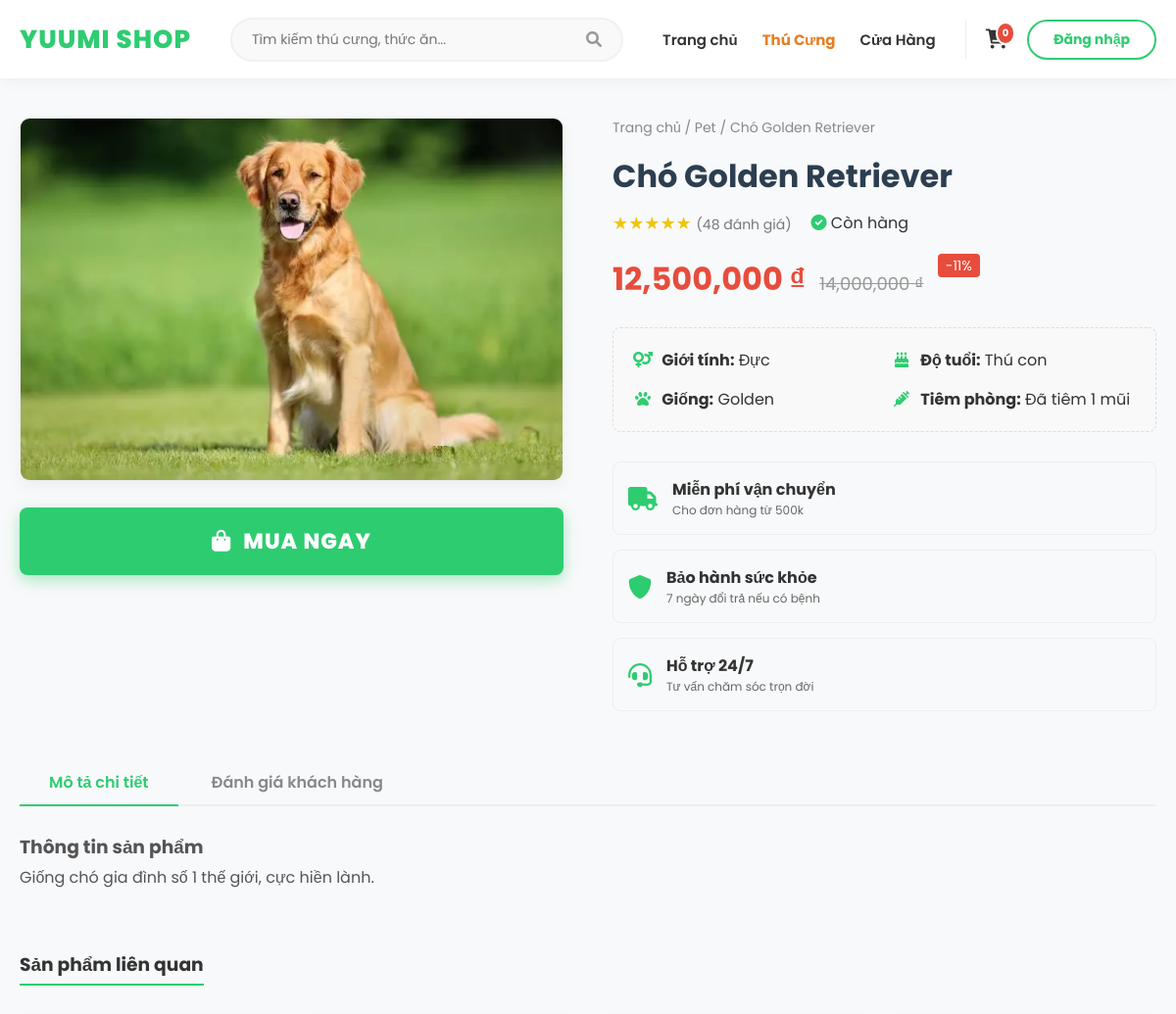
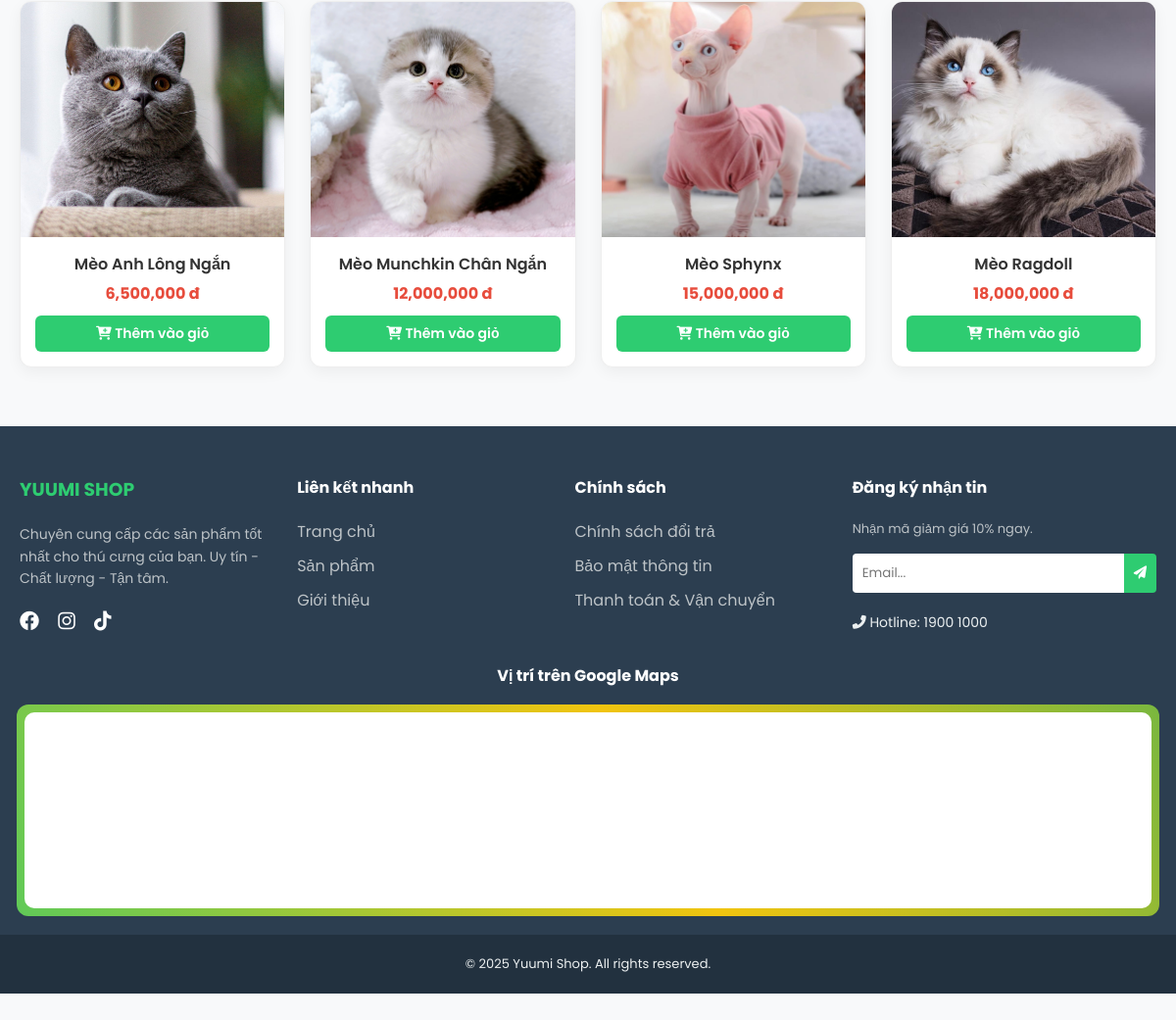
The page /product_detail.php?id=171 on the database its author committed (2 pictures, top to bottom).
### tables this page shows
CREATE TABLE IF NOT EXISTS products (
    id INT AUTO_INCREMENT PRIMARY KEY,
    name VARCHAR(255) NOT NULL,
    species ENUM('dog', 'cat', 'all') NOT NULL, 
    category ENUM('food', 'accessory', 'health', 'toy', 'cage', 'pet') NOT NULL, 
    sub_category VARCHAR(50), 
    brand VARCHAR(50), 
    age_group ENUM('baby', 'adult', 'senior', 'all') DEFAULT 'all',
    gender ENUM('male', 'female', 'unisex') DEFAULT 'unisex',
    price DECIMAL(15, 0) NOT NULL,
    old_price DECIMAL(15, 0) DEFAULT 0,
    image VARCHAR(255),
    rating FLOAT DEFAULT 5,
    description TEXT,
    sold_count INT DEFAULT 0,
    is_new BOOLEAN DEFAULT 1,
    created_at TIMESTAMP DEFAULT CURRENT_TIMESTAMP
);

### src/product_detail.php (the view, shortened to what this page needs)
<?php
require_once 'includes/db.php';
$id = $_GET['id'] ?? 0;
$stmt = $conn->prepare("SELECT * FROM products WHERE id = ?");
$stmt->execute([$id]);
$product = $stmt->fetch(PDO::FETCH_ASSOC);
$related = $conn->prepare("SELECT * FROM products WHERE category = ? AND id != ? LIMIT 4");
$related->execute([$product['category'], $id]);
include 'includes/header.php';
?>
<div class="container" style="margin-top: 40px; margin-bottom: 60px;">
    <div class="product-detail-wrapper">
        <div class="detail-gallery">
            <div class="main-img">
                <img src="assets/images/<?= $product['image'] ?>" alt="<?= htmlspecialchars($product['name']) ?>">
            </div>
            <form action="cart.php" method="POST" style="margin-top: 20px;">
                <input type="hidden" name="redirect" value="cart"> <button type="submit" class="btn-big-buy">
                    <i class="fas fa-shopping-bag"></i> MUA NGAY
                </button>
            </form>
        </div>
        <div class="detail-info">
            <div class="product-breadcrumb">
                <a href="index.php">Trang chủ</a> /
                <a href="products.php?category=<?= $product['category'] ?>"><?= ucfirst($product['category']) ?></a> /
                <span><?= htmlspecialchars($product['name']) ?></span>
            </div>
            <h1 class="product-title"><?= htmlspecialchars($product['name']) ?></h1>
            <div class="product-meta-row">
                <div class="rating-stars">
                    <span style="color: #f1c40f; font-size: 18px;">
                        <?= str_repeat('★', floor($product['rating'])) ?><?= str_repeat('☆', 5 - floor($product['rating'])) ?>
                    </span>
                    <span style="color: #777; font-size: 14px;">(<?= rand(10, 50) ?> đánh giá)</span>
                </div>
                <div class="stock-status">
                    <i class="fas fa-check-circle" style="color: #2ecc71;"></i> Còn hàng
                </div>
            </div>
            <div class="product-price">
                <span class="current-price"><?= number_format($product['price']) ?> ₫</span>
                <?php if($product['old_price'] > 0): ?>
                    <span class="old-price"><?= number_format($product['old_price']) ?> ₫</span>
                    <span class="discount-badge">-<?= round((($product['old_price'] - $product['price']) / $product['old_price']) * 100) ?>%</span>
                <?php endif; ?>
            </div>
            <?php if($product['category'] == 'pet'): ?>
            <div class="pet-attributes">
                <div class="attr-item"><i class="fas fa-venus-mars"></i> <strong>Giới tính:</strong> <?= $product['gender']=='male'?'Đực':'Cái' ?></div>
                <div class="attr-item"><i class="fas fa-birthday-cake"></i> <strong>Độ tuổi:</strong> <?= $product['age_group']=='baby'?'Thú con':'Trưởng thành' ?></div>
                <div class="attr-item"><i class="fas fa-paw"></i> <strong>Giống:</strong> <?= $product['sub_category'] ?? 'Lai' ?></div>
                <div class="attr-item"><i class="fas fa-syringe"></i> <strong>Tiêm phòng:</strong> Đã tiêm 1 mũi</div>
            </div>
            <?php endif; ?>
            <div class="trust-badges">
                <div class="trust-item">
                    <i class="fas fa-truck"></i>
                    <div><strong>Miễn phí vận chuyển</strong><p>Cho đơn hàng từ 500k</p></div>
                </div>
                <div class="trust-item">
                    <i class="fas fa-shield-alt"></i>
                    <div><strong>Bảo hành sức khỏe</strong><p>7 ngày đổi trả nếu có bệnh</p></div>
                </div>
                <div class="trust-item">
                    <i class="fas fa-headset"></i>
                    <div><strong>Hỗ trợ 24/7</strong><p>Tư vấn chăm sóc trọn đời</p></div>
                </div>
            </div>
        </div>
    </div>
    <div class="product-tabs">
        <div class="tabs-header">
            <button class="tab-btn active" onclick="openTab(event, 'desc')">Mô tả chi tiết</button>
            <button class="tab-btn" onclick="openTab(event, 'reviews')">Đánh giá khách hàng</button>
        </div>
        <div id="desc" class="tab-content" style="display: block;">
            <div class="desc-content">
                <h3>Thông tin sản phẩm</h3>
                <p><?= nl2br(htmlspecialchars($product['description'])) ?></p>
            </div>
        </div>
    </div>
    <div class="related-products" style="margin-top: 60px;">
        <h3 style="border-bottom: 2px solid #2ecc71; display: inline-block; padding-bottom: 5px; margin-bottom: 30px;">Sản phẩm liên quan</h3>
        <div class="product-grid">
 <?php while($rel = $related->fetch(PDO::FETCH_ASSOC)): ?>
            <div class="product-card">
                <div class="product-img-wrapper">
                    <a href="product_detail.php?id=<?= $rel['id'] ?>">
                        <img src="assets/images/<?= htmlspecialchars($rel['image']) ?>">
                    </a>
                </div>
                <div class="product-info">
                    <h3><a href="product_detail.php?id=<?= $rel['id'] ?>" style="color:#333; text-decoration:none;"><?= htmlspecialchars($rel['name']) ?></a></h3>
                    <div style="margin-bottom: 10px;">
                        <span class="price"><?= number_format($rel['price']) ?> đ</span>
                    </div>
                        <form action="cart.php" method="POST" style="margin-top: 10px;">
                            <button type="submit" class="btn-buy" style="width: 100%; border: none; cursor: pointer; padding: 8px; font-size: 14px;">
                                <i class="fas fa-cart-plus"></i> Thêm vào giỏ
                            </button>
                        </form>
                </div>
            </div>
            <?php endwhile; ?>
        </div>
</div>
<?php include 'includes/footer.php'; ?>

### src/assets/css/style.css (style rules this page uses)
* { margin: 0; padding: 0; box-sizing: border-box; font-family: 'Poppins', sans-serif; }
body { background-color: #f8f9fa; color: #333; display: flex; flex-direction: column; min-height: 100vh; }
.container { max-width: 1200px; margin: 0 auto; padding: 0 20px; }
a { text-decoration: none; color: inherit; transition: 0.3s; }
.product-grid { display: grid; grid-template-columns: repeat(auto-fill, minmax(240px, 1fr)); gap: 25px; }
.product-card { background: white; border-radius: 12px; overflow: hidden; box-shadow: 0 5px 15px rgba(0,0,0,0.05); transition: transform 0.3s; border: 1px solid #eee; display: flex; flex-direction: column; position: relative; }
.product-img-wrapper { position: relative; overflow: hidden; height: 240px; }
.product-img-wrapper img { width: 100%; height: 100%; object-fit: cover; transition: 0.5s; }
.product-info { padding: 15px; text-align: center; }
.product-info h3 a { font-size: 16px; color: #333; font-weight: 600; display: block; margin-bottom: 5px; }
.price { color: #e74c3c; font-size: 16px; font-weight: 700; }
.old-price { text-decoration: line-through; color: #999; font-size: 13px; margin-left: 5px; }
.btn-big-buy { width: 100%; padding: 15px; background: #2ecc71; color: white; border: none; border-radius: 8px; font-size: 18px; font-weight: bold; text-transform: uppercase; cursor: pointer; transition: 0.3s; box-shadow: 0 5px 15px rgba(46, 204, 113, 0.4); display: flex; align-items: center; justify-content: center; gap: 10px; }

### src/product_detail.php (style rules this page uses)
.btn-buy { display:block; width:100%; margin-top:10px; padding:10px 0; background:#2ecc71; color:white; border-radius:6px; text-decoration:none; font-weight:600; transition:.3s; }
.btn-big-buy { background: #2ecc71; color: white; border: none; border-radius: 8px; font-size: 22px; font-weight: 800; cursor: pointer; transition: 0.3s; padding: 18px 28px; display: flex; align-items: center; justify-content: center; gap: 12px; letter-spacing: 1px; text-transform: uppercase; }
.product-detail-wrapper { display: grid; grid-template-columns: 1fr 1fr; gap: 50px; }
.main-img img { width: 100%; border-radius: 10px; border: 1px solid #eee; box-shadow: 0 5px 15px rgba(0,0,0,0.05); }
.product-breadcrumb { color: #888; font-size: 14px; margin-bottom: 15px; }
.product-title { font-size: 32px; margin-bottom: 10px; color: #2c3e50; }
.product-meta-row { display: flex; align-items: center; gap: 20px; margin-bottom: 20px; }
.current-price { font-size: 32px; color: #e74c3c; font-weight: bold; }
.old-price { text-decoration: line-through; color: #999; margin-left: 10px; font-size: 18px; }
.discount-badge { background: #e74c3c; color: white; padding: 2px 8px; border-radius: 4px; font-size: 14px; margin-left: 10px; vertical-align: top; }
.pet-attributes { display: grid; grid-template-columns: 1fr 1fr; gap: 15px; background: #f9f9f9; padding: 20px; border-radius: 8px; margin: 25px 0; border: 1px dashed #ddd; }
.attr-item i { color: #2ecc71; width: 20px; text-align: center; margin-right: 5px; }
.trust-badges { margin-top: 30px; display: grid; grid-template-columns: 1fr; gap: 15px; }
.trust-item { display: flex; gap: 15px; align-items: center; border: 1px solid #eee; padding: 15px; border-radius: 8px; }
.trust-item i { font-size: 24px; color: #2ecc71; }
.trust-item p { margin: 0; font-size: 12px; color: #666; }
.product-tabs { margin-top: 50px; }
.tabs-header { border-bottom: 2px solid #eee; margin-bottom: 25px; }
.tab-btn { background: none; border: none; padding: 10px 30px; font-size: 16px; cursor: pointer; font-weight: 600; color: #888; border-bottom: 2px solid transparent; margin-bottom: -2px; }
.tab-btn.active { color: #2ecc71; border-bottom-color: #2ecc71; }
.tab-content { line-height: 1.8; color: #555; }

### rows shown on the page
products: image (picture), category "Pet", name "Chó Golden Retriever", rating "★★★★★", price "12,500,000", old_price "14,000,000", (($product['old_price'] - $product['price']) / $product['old_price']) * 100 "11", sub_category "Golden", description "Giống chó gia đình số 1 thế giới, cực hiền lành."
products: image (picture), name "Mèo Anh Lông Ngắn", price "6,500,000"
products: image (picture), name "Mèo Munchkin Chân Ngắn", price "12,000,000"
products: image (picture), name "Mèo Sphynx", price "15,000,000"
products: image (picture), name "Mèo Ragdoll", price "18,000,000"

### other values the page prints
$total_qty "0"
